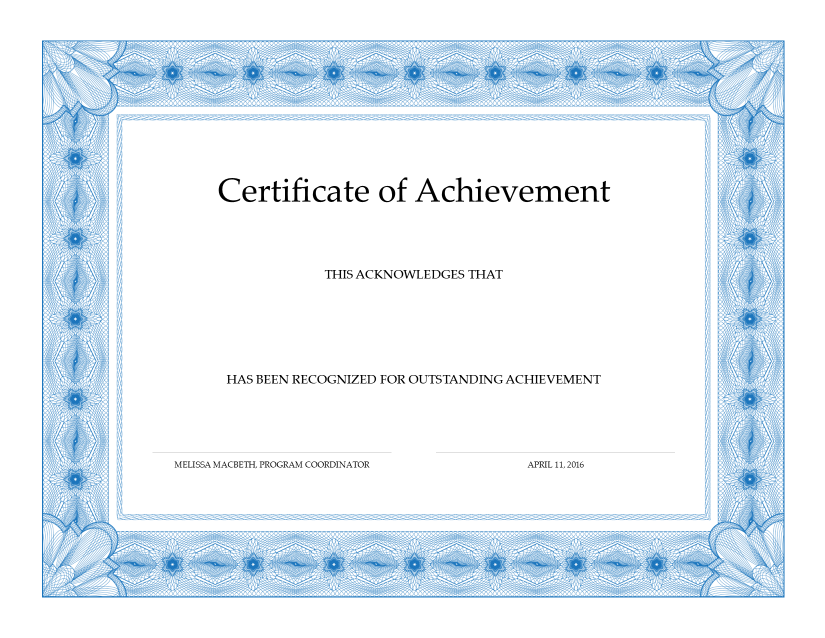
#> input picture certificate_template.png, 1650 x 1275 px (shown at 1/2 size)
$ python 'Certificate Maker.py'
#> lines starting #> are read from the running program, lines starting #| are printed output that depends on the picture
from PIL import Image, ImageDraw, ImageFont

# Load the certificate template image, Ensure the full name with image extention (png,jpg...)
template = Image.open("certificate_template.png")
#> template is the input picture: PIL image 1650x1275 RGBA; mean R, G, B, A 228, 237.9, 245.7, 255

# Type the font type and font size of your choice in the argument below.
font = ImageFont.truetype("arial.ttf", 50)

# Define the initial position of the name on the certificates
x = 730
y = 620

# Load the list of names to appear on the certificates.
names = ["James Muldowney", "Korinne Balsinger", "Angella Tiley"]

for name in names:
    certificate = template.copy()
    draw = ImageDraw.Draw(certificate)
    draw.text((x, y), name, fill=(0, 0, 0), font=font)
    certificate_filename = f"certificate_{name.replace(' ', '_')}.png"
    certificate.save(certificate_filename)
    print(f"Certificate for {name} created: {certificate_filename}")
#> this loop made 3 passes
#> pass 1, `certificate.save(certificate_filename)`:
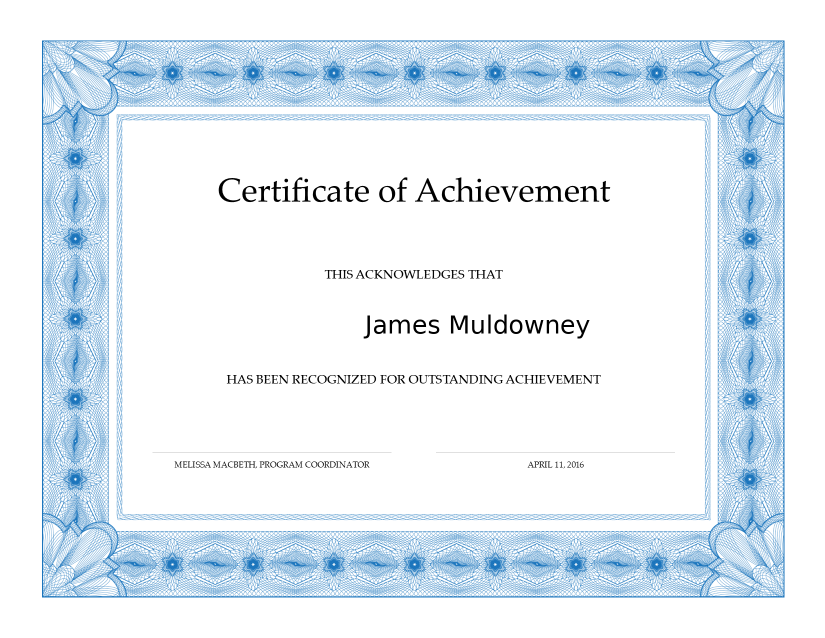
#> saved as certificate_James_Muldowney.png: PIL image 1650x1275 RGBA (shown at 1/2 size); mean R, G, B, A 227.4, 237.3, 245.1, 255
#> pass 2, `certificate.save(certificate_filename)`:
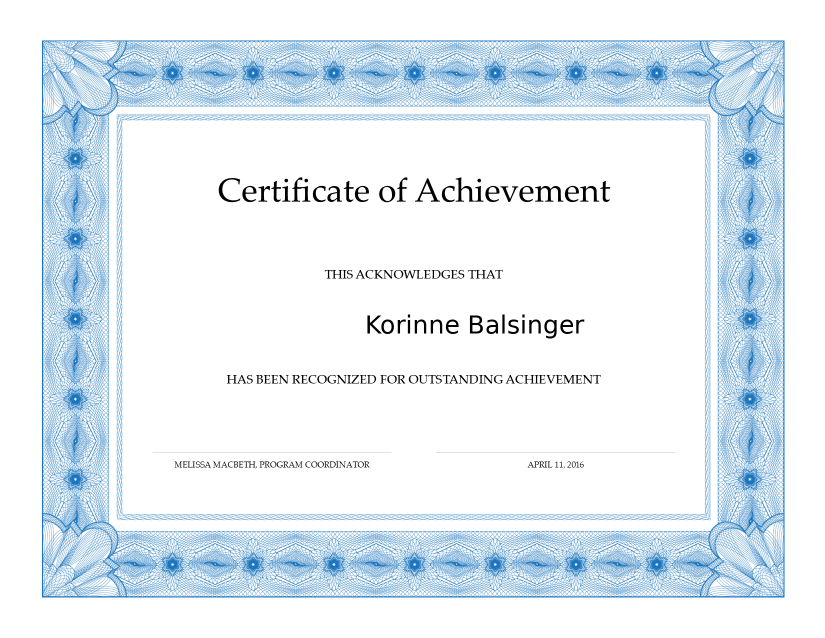
#> saved as certificate_Korinne_Balsinger.png: PIL image 1650x1275 RGBA (shown at 1/2 size); mean R, G, B, A 227.5, 237.3, 245.1, 255
